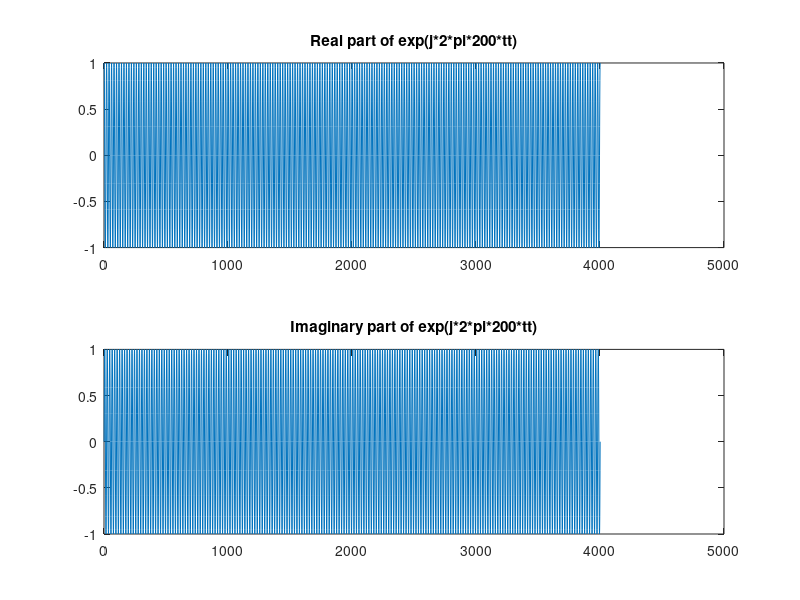

Write the MATLAB code that produced this figure.
f = 200;
tt = [0:1/(20*f):1];
z = exp(i*2*pi*f*tt); 
subplot(211) 
plot(real(z))
title('Real part of exp(j*2*pi*200*tt)')
subplot(212)
plot(imag(z))
title('Imaginary part of exp(j*2*pi*200*tt)')